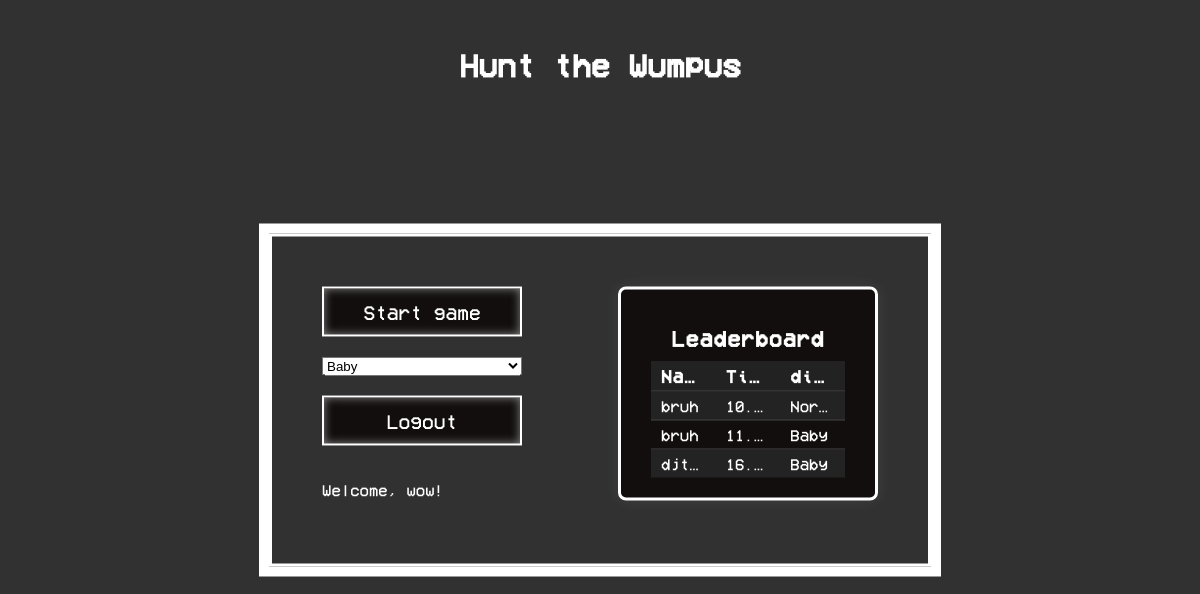
The app's page / (signed in) with its own data.
### tables this page shows
CREATE TABLE `leaderboard` (`id` INTEGER PRIMARY KEY AUTOINCREMENT, `username` TEXT NOT NULL, `time` REAL NOT NULL, `difficulty` TEXT NOT NULL);

### main.py (the view)
@app.route('/')
def index():
    conn = sqlite3.connect('HTW-2D/database/database.db')
    conn.row_factory = sqlite3.Row
    cursor = conn.cursor()
    cursor.execute("SELECT username, time, difficulty FROM leaderboard ORDER BY time ASC")
    rows = cursor.fetchall()
    conn.close()
    return render_template('Gamemenu.html', leaderboard=rows)

### templates/Gamemenu.html (shortened to what this page needs)
{% extends "Index.html" %}
{% block content %}
    {% set difficulty_labels = {'easy': 'Baby', 'medium': 'average', 'hard': 'Overkill'} %}
    <div id="gameMenu">
        <div id="menuButtons">
            {% if session.get('username') %}
                <a href="#"><button id="startGameButton">Start game</button></a>
                <select name="difficulty" id="difficultySelector">
                    <option value="easy">Baby</option>
                </select>
            {% else %}
                <button onclick="loadPage('{{ url_for('login') }}')">Login</button>
                <button onclick="loadPage('{{ url_for('signup') }}')">Signup</button>
                <!-- <a href="{{ url_for('login') }}"><button id="loginButton">Login</button></a>
                <a href="{{ url_for('signup') }}"><button id="signupButton">Signup</button></a> -->
            {% endif %}
            {% if session.get('username') %}
                <a href="{{ url_for('logout') }}"><button id="logoutButton">Logout</button></a>
                    <p>Welcome, {{ session['username'] }}!</p>
                {% else %}
                <p>Please log in to play.</p>
            {% endif %}
        </div>
        <div id="leaderBoard">
            <h2>Leaderboard</h2>
            <table>
                <tr><th>Name</th><th>Time (s)</th><th>difficulty</th></tr>
                {% for entry in leaderboard %}
                    <tr>
                        <td>{{ entry.username }}</td>
                        <td>{{ entry.time }}</td>
                        <td>{{ difficulty_labels.get(entry.difficulty, entry.difficulty) }}</td>
                    </tr>
                {% endfor %}
            </table>
        </div>
    </div>
{% endblock %}

### static/index.css (style rules this page uses)
html { background-color: rgb(49, 49, 49); }
a { color: white; text-decoration: none; }
body { color: white; font-family: 'VCR OSD Mono', monospace; }
#gameMenu { top: 50%; left: 50%; transform: translate(-50%, -50%); position: absolute; display: flex; align-items: flex-start; gap: 8vw; padding: 50px; border-style: solid; outline: 10px solid white; }
#gameMenu button { font-family: 'VCR OSD Mono', monospace; background-color: rgb(18, 14, 14); color: white; border-style: solid; border-color: white; box-shadow:inset 0 0 10px rgba(255, 255, 255, 0.5); padding: 10px 20px; font-size: 20px; cursor: pointer; transition: background-color 0.3s, box-shadow 0.3s; width: 200px; height: 50px; }
#leaderBoard { width: 200px; padding: 10px; background-color: rgb(18, 14, 14); justify-content: center; align-items: center; border-style: solid; }
#menuButtons { display: flex; flex-direction: column; gap: 20px; }
#leaderBoard table { width: 100%; border-collapse: collapse; margin-top: 10px; font-size: 16px; }
#leaderBoard th, #leaderBoard td { padding: 6px 10px; text-align: left; border-bottom: 1px solid #444; }
#leaderBoard th { font-weight: bold; font-size: 18px; color: #fff; background: #222; letter-spacing: 1px; }
#leaderBoard tr:last-child td { border-bottom: none; }
#leaderBoard tr:nth-child(even) td { background-color: #232323; }
#leaderBoard { border-radius: 8px; box-shadow: 0 0 16px rgba(255,255,255,0.08); padding: 20px 30px; min-width: 260px; }
#leaderBoard h2, #leaderBoard .leaderboard-title { margin-bottom: 12px; font-size: 22px; font-weight: bold; letter-spacing: 1px; color: #fff; text-align: center; }
#leaderBoard { overflow: hidden; box-sizing: border-box; }
#leaderBoard table { table-layout: fixed; word-break: break-all; }
#leaderBoard th, #leaderBoard td { overflow: hidden; text-overflow: ellipsis; white-space: nowrap; }

### records on screen
leaderboard: username "bruh", time "10.…", get "Nor…"
leaderboard: username "bruh", time "11.…", get "Baby"
leaderboard: username "djt…", time "16.…", get "Baby"

### other values on screen
{{ session['username'] }} "wow"
